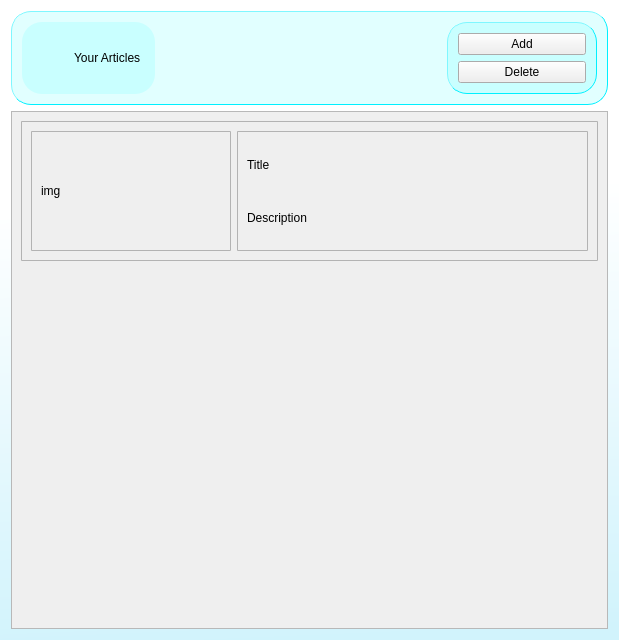
<?xml version="1.0" encoding="UTF-8"?>
<ui version="4.0">
 <class>articles_management</class>
 <widget class="QDialog" name="articles_management">
  <property name="geometry">
   <rect>
    <x>0</x>
    <y>0</y>
    <width>619</width>
    <height>640</height>
   </rect>
  </property>
  <property name="windowTitle">
   <string>Your Articles</string>
  </property>
  <property name="styleSheet">
   <string notr="true">QDialog{
background-color: qlineargradient(spread:pad, x1:0.497537, y1:1, x2:0.468443, y2:0.301, stop:0 rgba(209, 243, 252, 255), stop:1 rgba(255, 255, 255, 255))
}</string>
  </property>
  <layout class="QVBoxLayout" name="verticalLayout">
   <item>
    <widget class="QFrame" name="header">
     <property name="styleSheet">
      <string notr="true">QFrame{
border-style: outset;
border-radius: 20px;
border-color: rgb(0, 240, 255);
border-width: 0.5px;
padding: 1px;
background-color: rgba(102, 255, 255, 50)
}
QLabel{
border: none;
background-color: rgba(0, 0, 0, 0)
}
</string>
     </property>
     <property name="frameShape">
      <enum>QFrame::StyledPanel</enum>
     </property>
     <property name="frameShadow">
      <enum>QFrame::Raised</enum>
     </property>
     <layout class="QHBoxLayout" name="horizontalLayout">
      <item alignment="Qt::AlignLeft">
       <widget class="QFrame" name="banner">
        <property name="styleSheet">
         <string notr="true">border: none</string>
        </property>
        <property name="frameShape">
         <enum>QFrame::StyledPanel</enum>
        </property>
        <property name="frameShadow">
         <enum>QFrame::Raised</enum>
        </property>
        <layout class="QHBoxLayout" name="horizontalLayout_2">
         <item>
          <widget class="QPushButton" name="articles_management_logo">
           <property name="text">
            <string/>
           </property>
           <property name="icon">
            <iconset>
             <normaloff>../icons/articles_management_logo.png</normaloff>../icons/articles_management_logo.png</iconset>
           </property>
           <property name="iconSize">
            <size>
             <width>64</width>
             <height>64</height>
            </size>
           </property>
          </widget>
         </item>
         <item>
          <widget class="QLabel" name="articles_management_title">
           <property name="styleSheet">
            <string notr="true">font: 24pt &quot;.AppleSystemUIFont&quot;;</string>
           </property>
           <property name="text">
            <string>Your Articles</string>
           </property>
          </widget>
         </item>
        </layout>
       </widget>
      </item>
      <item>
       <widget class="QFrame" name="buttons">
        <property name="maximumSize">
         <size>
          <width>150</width>
          <height>16777215</height>
         </size>
        </property>
        <property name="frameShape">
         <enum>QFrame::StyledPanel</enum>
        </property>
        <property name="frameShadow">
         <enum>QFrame::Raised</enum>
        </property>
        <layout class="QVBoxLayout" name="verticalLayout_2">
         <item>
          <widget class="QPushButton" name="add_articles_button">
           <property name="cursor">
            <cursorShape>PointingHandCursor</cursorShape>
           </property>
           <property name="text">
            <string>Add</string>
           </property>
           <property name="icon">
            <iconset>
             <normaloff>../icons/add_article.png</normaloff>../icons/add_article.png</iconset>
           </property>
           <property name="iconSize">
            <size>
             <width>16</width>
             <height>16</height>
            </size>
           </property>
          </widget>
         </item>
         <item>
          <widget class="QPushButton" name="delete_articles_button">
           <property name="cursor">
            <cursorShape>PointingHandCursor</cursorShape>
           </property>
           <property name="text">
            <string>Delete</string>
           </property>
           <property name="icon">
            <iconset>
             <normaloff>../icons/delete_article.png</normaloff>../icons/delete_article.png</iconset>
           </property>
          </widget>
         </item>
        </layout>
       </widget>
      </item>
     </layout>
    </widget>
   </item>
   <item>
    <widget class="QScrollArea" name="articles_display">
     <property name="widgetResizable">
      <bool>true</bool>
     </property>
     <widget class="QWidget" name="articles_list">
      <property name="geometry">
       <rect>
        <x>0</x>
        <y>0</y>
        <width>593</width>
        <height>480</height>
       </rect>
      </property>
      <property name="styleSheet">
       <string notr="true">QFrame{
        border-radius: 1px;
        border-style: solid;
        border-color: rgb(179, 179, 179);
        border-width: 0.5px 0.5px 0.5px 0.5px;
}</string>
      </property>
      <layout class="QVBoxLayout" name="verticalLayout_3">
       <item alignment="Qt::AlignTop">
        <widget class="QFrame" name="article">
         <property name="minimumSize">
          <size>
           <width>0</width>
           <height>140</height>
          </size>
         </property>
         <property name="maximumSize">
          <size>
           <width>16777215</width>
           <height>150</height>
          </size>
         </property>
         <property name="styleSheet">
          <string notr="true">QFrame{
        border-radius: 1px;
        border-style: solid;
        border-color: rgb(179, 179, 179);
        border-width: 0.5px 0.5px 0.5px 0.5px;
}</string>
         </property>
         <property name="frameShape">
          <enum>QFrame::StyledPanel</enum>
         </property>
         <property name="frameShadow">
          <enum>QFrame::Raised</enum>
         </property>
         <layout class="QHBoxLayout" name="horizontalLayout_3">
          <item>
           <widget class="QFrame" name="image_display">
            <property name="minimumSize">
             <size>
              <width>190</width>
              <height>0</height>
             </size>
            </property>
            <property name="maximumSize">
             <size>
              <width>200</width>
              <height>16777215</height>
             </size>
            </property>
            <property name="styleSheet">
             <string notr="true">QFrame{
        border-radius: 1px;
        border-style: solid;
        border-color: rgb(179, 179, 179);
        border-width: 0.5px 0.5px 0.5px 0.5px;
}
QLabel{
	border: none
}</string>
            </property>
            <property name="frameShape">
             <enum>QFrame::StyledPanel</enum>
            </property>
            <property name="frameShadow">
             <enum>QFrame::Raised</enum>
            </property>
            <layout class="QHBoxLayout" name="horizontalLayout_4">
             <item>
              <widget class="QLabel" name="image">
               <property name="maximumSize">
                <size>
                 <width>9999999</width>
                 <height>16777215</height>
                </size>
               </property>
               <property name="text">
                <string>img</string>
               </property>
              </widget>
             </item>
            </layout>
           </widget>
          </item>
          <item>
           <widget class="QFrame" name="title_description_display">
            <property name="styleSheet">
             <string notr="true">QLabel{
border: none
}</string>
            </property>
            <property name="frameShape">
             <enum>QFrame::StyledPanel</enum>
            </property>
            <property name="frameShadow">
             <enum>QFrame::Raised</enum>
            </property>
            <layout class="QVBoxLayout" name="verticalLayout_4">
             <item>
              <widget class="QLabel" name="title">
               <property name="styleSheet">
                <string notr="true">font: 18pt &quot;.AppleSystemUIFont&quot;;</string>
               </property>
               <property name="text">
                <string>Title</string>
               </property>
              </widget>
             </item>
             <item>
              <widget class="QLabel" name="description">
               <property name="text">
                <string>Description</string>
               </property>
              </widget>
             </item>
            </layout>
           </widget>
          </item>
         </layout>
        </widget>
       </item>
      </layout>
     </widget>
    </widget>
   </item>
  </layout>
 </widget>
 <resources/>
 <connections/>
</ui>
